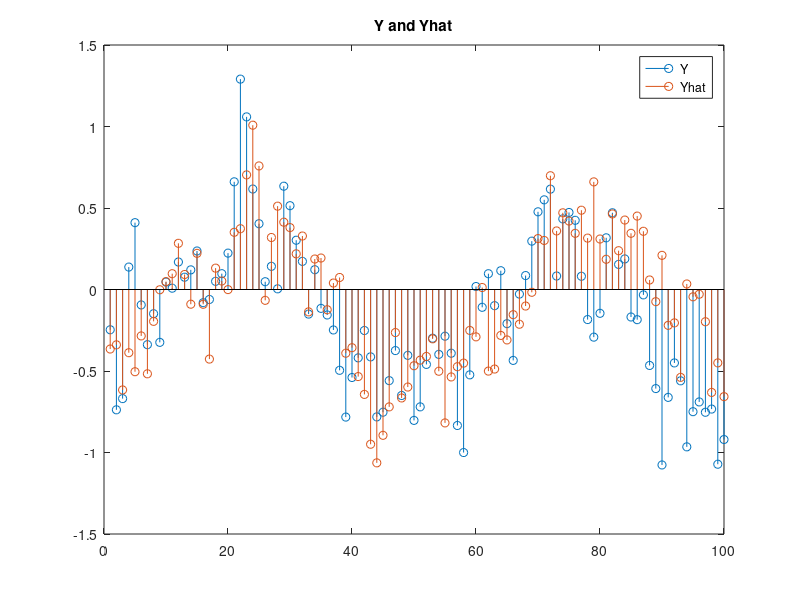
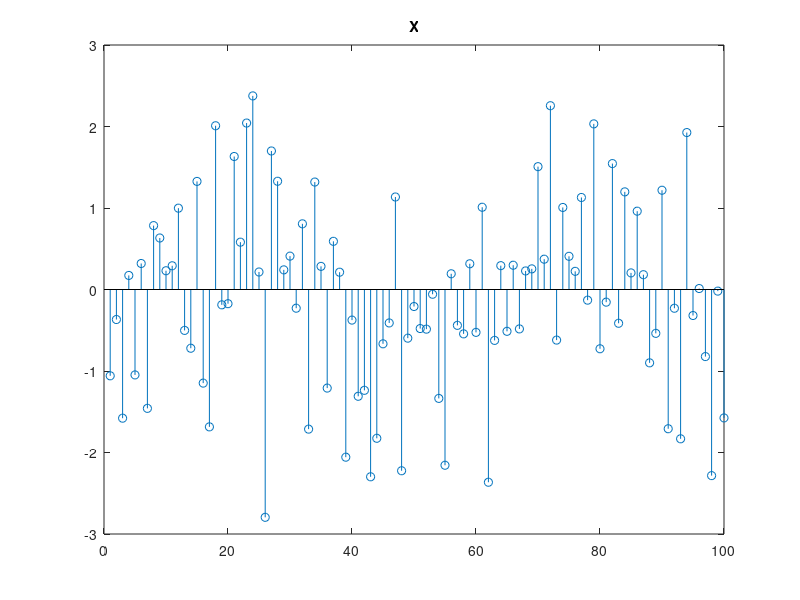
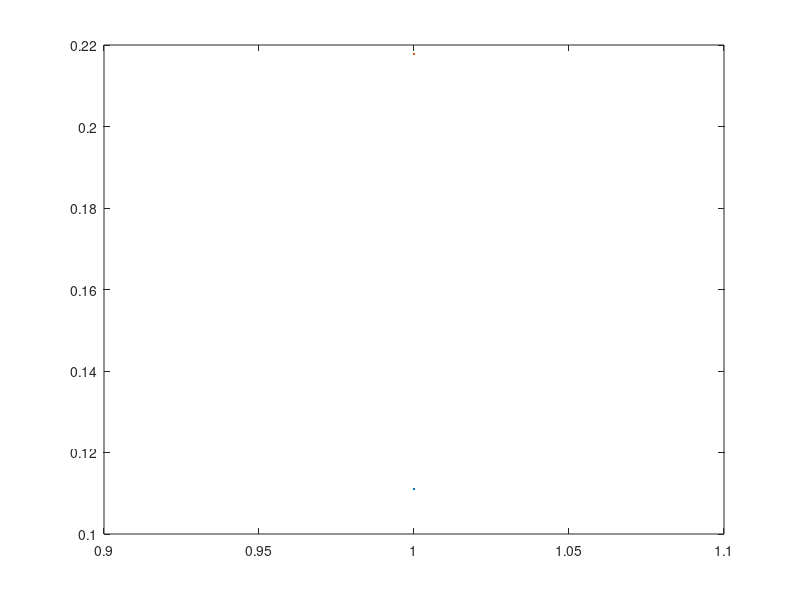
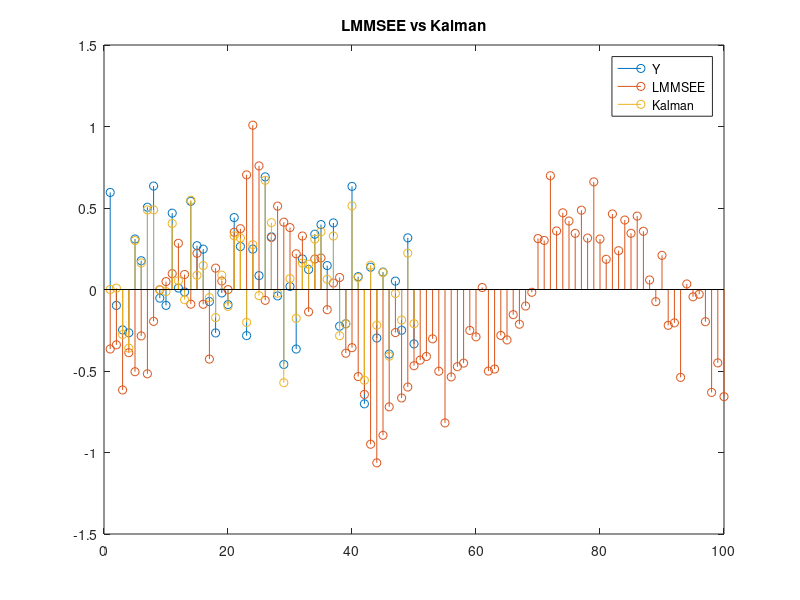

Write the MATLAB code that produced these figures, in order. (Note: this script raises an error after producing the figures.)
clc
clear all
close all

% exercise 1 Scalar LMMSEE for first order AR Process

% 1 model the processes

h = 0.9;
varZ = 0.1;
varW = 1;
Rea = 1;
N = 100;
sigmaZ = sqrt(varZ);
sigmaW = sqrt(varW);


for R = 1:Rea
    Y = zeros(N,1);
    varY = varZ/(1-h^2);            % set variance so Y is WSS
    Y(1) = sqrt(varY)*randn(1,1);   % make first sample of Y
    for n = 2:N
        Y(n) = h*Y(n-1)+sigmaZ*randn(1,1); 
    end

    X = Y+sigmaW*randn(N,1);

    % 2 LMMSEE of y given x

    % all means are zero
    % Yhat = mY+covXY*covXX^(-1)*(x-mX);

    Yhat = zeros(1,N);
    for index = 1:N
        covXY = zeros(1,index);
        for n = 1:index
            covXY(n) = varZ*(h^(abs(n-1))/(1-h^2)); 
        end

        covXX = zeros(index);
        for n = 1:index
            for m = 1:index
                covXX(n,m) = varZ*(h^(abs(n-m))/(1-h^2));
            end
        end
        covXX = covXX+varW*eye(index);
        Yhat(index) = covXY*inv(covXX)*(flipud(X(1:index)));
        MSE_punkt(R,index) = mean((Y(1:index)'-Yhat(1:index)).^2);
        MSE_theoretic(R,index) = varY-covXY*inv(covXX)*covXY';
    end
end
MSE = mean(MSE_punkt);
YhatLMMSEE = Yhat;

stem(Y)
title('Y and Yhat');
hold on
stem(Yhat)
legend('Y','Yhat')
figure
stem(X)
title('X');

figure
plot(MSE);
hold on
plot(mean(MSE_theoretic));


%% Excersice 2


h = 0.1;
varZ = 0.1;
varW = 0.01;
 a = 1;
Rea = 1;
N = 50;
sigmaZ = sqrt(varZ);
sigmaW = sqrt(varW);


% 1 state(system) and observation(channel) model => see lecture notes (chap 5 page 1 or pdf page 75)

for R = 1:Rea
    Y = zeros(N,1);
    varY = varZ/(1-h^2);            % set variance so Y is WSS
    Y(1) = sqrt(varY)*randn(1,1);   % make first sample of Y
    for n = 2:N
        Y(n) = h*Y(n-1)+sigmaZ*randn(1,1); 
    end

    X = Y+sigmaW*randn(N,1);
end

Yhat = 0;
Rhat = 0.0001;
MSE_punkt = mean((Yhat-Y(1)).^2);
for n = 1:length(X)-1
    % prediction step
    Yhat1 = h*Yhat(n);
    Rhat1 = h^2*Rhat(n)+varZ;
    Xhat1 = a*Yhat1;
    % updating step
    b = (a*Rhat1)/(a^2*Rhat1+varW);
    Yhat(n+1) = Yhat1+b*(X(n+1)-Xhat1);
    Rhat(n+1) = (1-b*a)*Rhat1;
    
    %MSE
    MSE_punkt(n+1) = mean((Y(1:n+1)'-Yhat(1:n+1)).^2);
end

figure
stem(Y)
hold on
stem(YhatLMMSEE)
stem(Yhat)
title('LMMSEE vs Kalman');
legend('Y','LMMSEE','Kalman')

figure;
plot(Rhat)
hold on
plot(MSE_punkt)


%% Excersice 3

% 1 => see notes
% 2
H = [1 1; 0 1];
Q = [0 0; 0 2*0.0001];  % covariance of Z
covW = 0.1*eye(2); 
a = [1 0; 0 0];
% rest see notes

% 3
% initialisation
y = 0;
x = 0;

thetaHat = [0 0; 0 0]';
Rhat = eye(2);

for n = 1:length(X)-1
    % prediction step
    thetaHat1 = h*thetaHat(n);
    Rhat1 = h^2*Rhat(n)+Q; 
    Xhat1 = a*thetaHat1;       
    % updating step
    b = (Rhat1*a')/(a*Rhat1*a'+covW); 
    thetaHat(n+1) = thetaHat1+b*(X(n+1)-Xhat1);
    Rhat(n+1) = (eye(2)-b*a)*Rhat1;
    
    %MSE
    MSE_punkt(n+1) = mean((Y(1:n+1)'-Yhat(1:n+1)).^2);
end





